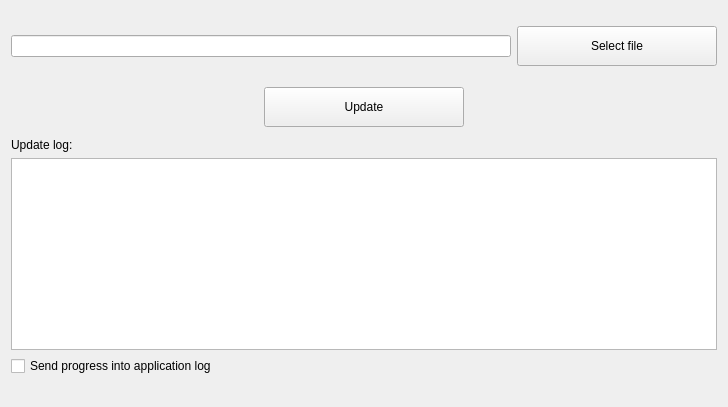
     <widget class="QWidget" name="tab_4">
      <attribute name="title">
       <string>Software updatea</string>
      </attribute>
      <layout class="QVBoxLayout" name="verticalLayout_2">
       <item>
        <spacer name="verticalSpacer_3">
         <property name="orientation">
          <enum>Qt::Vertical</enum>
         </property>
         <property name="sizeType">
          <enum>QSizePolicy::Minimum</enum>
         </property>
         <property name="sizeHint" stdset="0">
          <size>
           <width>20</width>
           <height>15</height>
          </size>
         </property>
        </spacer>
       </item>
       <item>
        <layout class="QHBoxLayout" name="horizontalLayout">
         <item>
          <widget class="QLineEdit" name="updateInputFile">
           <property name="minimumSize">
            <size>
             <width>500</width>
             <height>0</height>
            </size>
           </property>
          </widget>
         </item>
         <item>
          <widget class="QPushButton" name="sofUpdateSelectFile">
           <property name="sizePolicy">
            <sizepolicy hsizetype="Minimum" vsizetype="Minimum">
             <horstretch>0</horstretch>
             <verstretch>0</verstretch>
            </sizepolicy>
           </property>
           <property name="minimumSize">
            <size>
             <width>200</width>
             <height>40</height>
            </size>
           </property>
           <property name="text">
            <string>Select file</string>
           </property>
           <property name="iconSize">
            <size>
             <width>24</width>
             <height>24</height>
            </size>
           </property>
           <property name="flat">
            <bool>false</bool>
           </property>
          </widget>
         </item>
        </layout>
       </item>
       <item>
        <spacer name="verticalSpacer_4">
         <property name="orientation">
          <enum>Qt::Vertical</enum>
         </property>
         <property name="sizeType">
          <enum>QSizePolicy::Minimum</enum>
         </property>
         <property name="sizeHint" stdset="0">
          <size>
           <width>20</width>
           <height>15</height>
          </size>
         </property>
        </spacer>
       </item>
       <item>
        <layout class="QHBoxLayout" name="horizontalLayout_2">
         <item>
          <spacer name="horizontalSpacer_11">
           <property name="orientation">
            <enum>Qt::Horizontal</enum>
           </property>
           <property name="sizeHint" stdset="0">
            <size>
             <width>40</width>
             <height>20</height>
            </size>
           </property>
          </spacer>
         </item>
         <item>
          <widget class="QPushButton" name="sofUpdatePerfome">
           <property name="minimumSize">
            <size>
             <width>200</width>
             <height>40</height>
            </size>
           </property>
           <property name="text">
            <string>Update</string>
           </property>
           <property name="iconSize">
            <size>
             <width>32</width>
             <height>32</height>
            </size>
           </property>
           <property name="flat">
            <bool>false</bool>
           </property>
          </widget>
         </item>
         <item>
          <spacer name="horizontalSpacer_12">
           <property name="orientation">
            <enum>Qt::Horizontal</enum>
           </property>
           <property name="sizeHint" stdset="0">
            <size>
             <width>40</width>
             <height>20</height>
            </size>
           </property>
          </spacer>
         </item>
        </layout>
       </item>
       <item>
        <spacer name="verticalSpacer_5">
         <property name="orientation">
          <enum>Qt::Vertical</enum>
         </property>
         <property name="sizeType">
          <enum>QSizePolicy::Minimum</enum>
         </property>
         <property name="sizeHint" stdset="0">
          <size>
           <width>20</width>
           <height>5</height>
          </size>
         </property>
        </spacer>
       </item>
       <item>
        <widget class="QLabel" name="label_11">
         <property name="text">
          <string>Update log:</string>
         </property>
        </widget>
       </item>
       <item>
        <widget class="QTextEdit" name="updateDetails">
         <property name="font">
          <font>
           <family>Courier [PfEd]</family>
           <pointsize>10</pointsize>
          </font>
         </property>
         <property name="readOnly">
          <bool>true</bool>
         </property>
        </widget>
       </item>
       <item>
        <widget class="QCheckBox" name="sendUpdateLogsIntoAppLog">
         <property name="text">
          <string>Send progress into application log</string>
         </property>
         <property name="checked">
          <bool>false</bool>
         </property>
        </widget>
       </item>
       <item>
        <spacer name="verticalSpacer">
         <property name="orientation">
          <enum>Qt::Vertical</enum>
         </property>
         <property name="sizeType">
          <enum>QSizePolicy::Minimum</enum>
         </property>
         <property name="sizeHint" stdset="0">
          <size>
           <width>20</width>
           <height>20</height>
          </size>
         </property>
        </spacer>
       </item>
      </layout>
     </widget>
